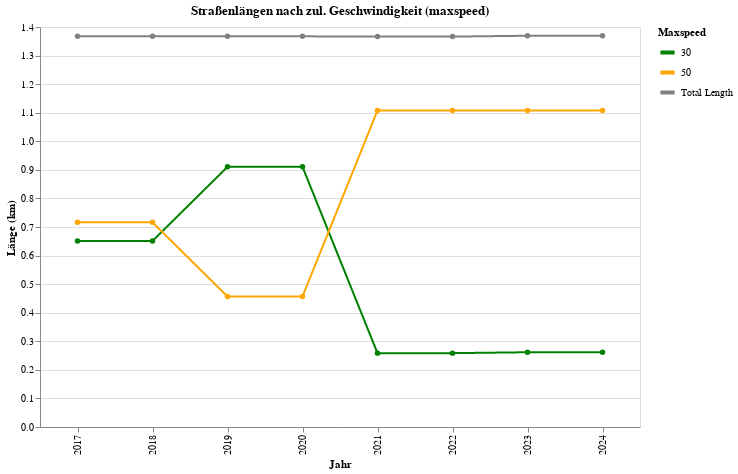

Notebook source saved alongside this figure:
### Code cell
def plot_road_lengths_by_maxspeed(df_lengths_pivot: pd.DataFrame) -> alt.Chart:
    """
    Plots road lengths by maxspeed and year as a line chart using Altair.
    Shows dashed line for '50conditional30' in both chart and legend.
    """

    import altair as alt
    import pandas as pd

    data = df_lengths_pivot.copy()
    data["Total Length"] = data.drop(columns=["year"]).sum(axis=1)

    data_long = data.melt(
        id_vars=["year"],
        var_name="maxspeed",
        value_name="length"
    )

    if "50conditional30" in data_long["maxspeed"].unique():
        color_scale = alt.Scale(
            domain=["30", "50conditional30", "50", "Total Length"],
            range=["green", "orange", "orange", "gray"]
        )

        stroke_dash_scale = alt.Scale(
            domain=["30", "50conditional30", "50", "Total Length"],
            range=[[1, 0], [4, 4], [1, 0], [1, 0]]
        )
    else:
        color_scale = alt.Scale(
            domain=["30", "50", "Total Length"],
            range=["green", "orange", "gray"]
        )

        stroke_dash_scale = alt.Scale(
            domain=["30", "50", "Total Length"],
            range=[[1, 0], [1, 0], [1, 0]]
        )

    chart = alt.Chart(data_long).mark_line(point=True).encode(
    x=alt.X("year:O", title="Jahr"),
    y=alt.Y("length:Q", title="Länge (km)"),
    color=alt.Color(
        "maxspeed:N",
        title="Maxspeed",
        scale=color_scale,
        legend=alt.Legend(
            symbolType="stroke",
            symbolSize=200,
            symbolStrokeWidth=4
        )
    ),
    strokeDash=alt.StrokeDash(
        "maxspeed:N",
        scale=stroke_dash_scale
    ),
    tooltip=[
        alt.Tooltip("year:O", title="Jahr"),
        alt.Tooltip("maxspeed:N", title="Maxspeed"),
        alt.Tooltip("length:Q", format=".2f", title="Länge (km)")
    ]
).properties(
    title="Straßenlängen nach zul. Geschwindigkeit (maxspeed)",
    width=600,
    height=400
)

    return chart


road_length_plot = plot_road_lengths_by_maxspeed(df_lengths_pivot)
road_length_plot

### Figure 1 — Vega-Lite specification as saved in the notebook (floating-point values rounded to 4 significant figures)
{"config": {"view": {"continuousWidth": 300, "continuousHeight": 300}}, "data": {"name": "data-e18f3d1660695e92a9fd3c0b9e42d5c1"}, "mark": {"type": "line", "point": true}, "encoding": {"color": {"field": "maxspeed", "legend": {"symbolSize": 200, "symbolStrokeWidth": 4, "symbolType": "stroke"}, "scale": {"domain": ["30", "50", "Total Length"], "range": ["green", "orange", "gray"]}, "title": "Maxspeed", "type": "nominal"}, "strokeDash": {"field": "maxspeed", "scale": {"domain": ["30", "50", "Total Length"], "range": [[1, 0], [1, 0], [1, 0]]}, "type": "nominal"}, "tooltip": [{"field": "year", "title": "Jahr", "type": "ordinal"}, {"field": "maxspeed", "title": "Maxspeed", "type": "nominal"}, {"field": "length", "format": ".2f", "title": "Länge (km)", "type": "quantitative"}], "x": {"field": "year", "title": "Jahr", "type": "ordinal"}, "y": {"field": "length", "title": "Länge (km)", "type": "quantitative"}}, "height": 400, "title": "Straßenlängen nach zul. Geschwindigkeit (maxspeed)", "width": 600, "$schema": "https://vega.github.io/schema/vega-lite/v5.20.1.json", "datasets": {"data-e18f3d1660695e92a9fd3c0b9e42d5c1": [{"year": 2017, "maxspeed": "30", "length": 0.6511}, {"year": 2018, "maxspeed": "30", "length": 0.6511}, {"year": 2019, "maxspeed": "30", "length": 0.9106}, {"year": 2020, "maxspeed": "30", "length": 0.9106}, {"year": 2021, "maxspeed": "30", "length": 0.2585}, {"year": 2022, "maxspeed": "30", "length": 0.2585}, {"year": 2023, "maxspeed": "30", "length": 0.2616}, {"year": 2024, "maxspeed": "30", "length": 0.2616}, {"year": 2017, "maxspeed": "50", "length": 0.7163}, {"year": 2018, "maxspeed": "50", "length": 0.7163}, {"year": 2019, "maxspeed": "50", "length": 0.4568}, {"year": 2020, "maxspeed": "50", "length": 0.4568}, {"year": 2021, "maxspeed": "50", "length": 1.108}, {"year": 2022, "maxspeed": "50", "length": 1.108}, {"year": 2023, "maxspeed": "50", "length": 1.108}, {"year": 2024, "maxspeed": "50", "length": 1.108}, {"year": 2017, "maxspeed": "Total Length", "length": 1.367}, {"year": 2018, "maxspeed": "Total Length", "length": 1.367}, {"year": 2019, "maxspeed": "Total Length", "length": 1.367}, {"year": 2020, "maxspeed": "Total Length", "length": 1.367}, {"year": 2021, "maxspeed": "Total Length", "length": 1.366}, {"year": 2022, "maxspeed": "Total Length", "length": 1.366}, {"year": 2023, "maxspeed": "Total Length", "length": 1.369}, {"year": 2024, "maxspeed": "Total Length", "length": 1.369}]}}
